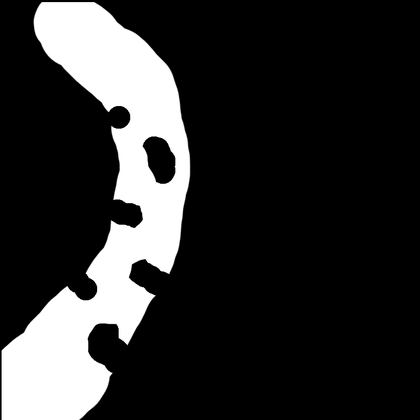
%> input picture collocation_example/Alice_car_arc_length/obs3.png, 420 x 420 px, shrunk from 800 x 800 before the run
$ octave --eval "result = obsMap;"   (GNU Octave 9; MATLAB toolbox functions it lacks are replaced by stand-ins)
%> lines starting %> are read from the running program, lines starting %| are printed output that depends on the picture
function [obs_field] = obsMap()
image = imread('obs3.png');
%> image is the input picture: size 420x420x3 uint8; min 0, max 255, mean 47
obs = uint8(255 * ones(size(image(:,:,1)))) - image(:,:,1);
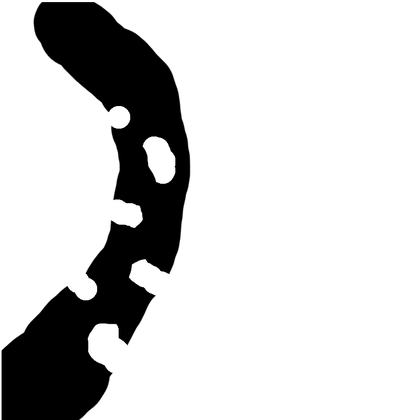
%> obs: size 420x420 uint8; min 0, max 255, mean 208
dist = bwdist(obs);
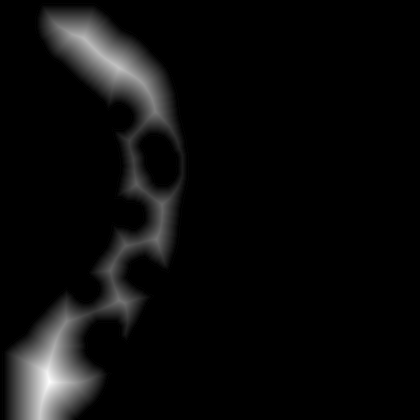
%> dist: size 420x420 single; min 0, max 46, mean 2.2; drawn with min black and max white
inverse_dist = bwdist(image(:,:,1));
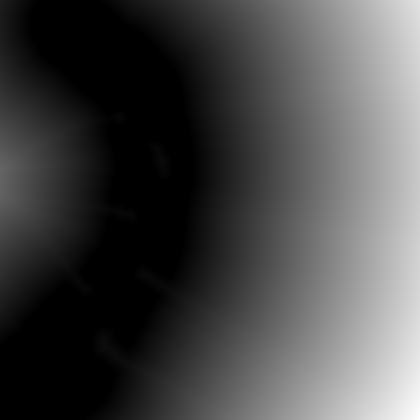
%> inverse_dist: size 420x420 single; min 0, max 287.3, mean 81.5; drawn with min black and max white
sdf = dist - inverse_dist;
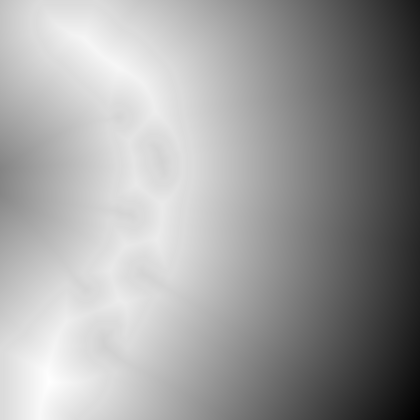
%> sdf: size 420x420 single; min -287.3, max 46, mean -79.4; drawn with min black and max white

[rows, cols] = size(sdf);
%> rows = 420; cols = 420

dis_threshold = 2.0;

obs_field.max_cost = 0;
obs_field.resolution = 0.1;
obs_field.rows = rows;
%> obs_field.rows = 420
obs_field.cols = cols;
%> obs_field.cols = 420
obs_field.cost_map = zeros(rows, cols);
obs_field.image = image;

sdf = sdf * obs_field.resolution;

for i= 1:rows
    for j=1:cols
        if sdf(i, j) <= 0
            obs_field.cost_map(i, j) = dis_threshold - 2*sdf(i, j);
        else
            if sdf(i, j) <= dis_threshold
                obs_field.cost_map(i, j) = 1 / dis_threshold * (sdf(i, j) - dis_threshold)^2;
            end
        end
        obs_field.cost_map(i, j)  =min(obs_field.cost_map(i, j), 50);
        if obs_field.cost_map(i, j) > obs_field.max_cost
            obs_field.max_cost = obs_field.cost_map(i, j);
        end
    end
end
%> after the loop, obs_field = {max_cost 50, resolution 0.1, rows 420, cols 420}; obs_field.max_cost = 50
%> `result = obsMap;`: result = {max_cost 50, resolution 0.1, rows 420, cols 420}

$ run again, with collocation_example/Alice_car_arc_length/obs4.png copied over collocation_example/Alice_car_arc_length/obs3.png
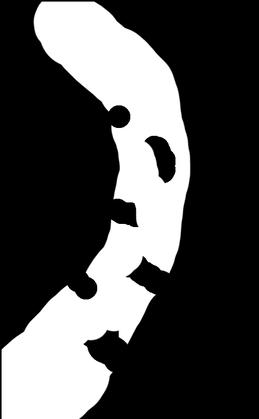
%> input picture collocation_example/Alice_car_arc_length/obs4.png, 259 x 419 px, shrunk from 493 x 799 before the run
%> in obsMap, image is the input picture: size 419x259x3 uint8; min 0, max 255, mean 78.1
%> in obsMap, `inverse_dist = bwdist(image(:,:,1));`:
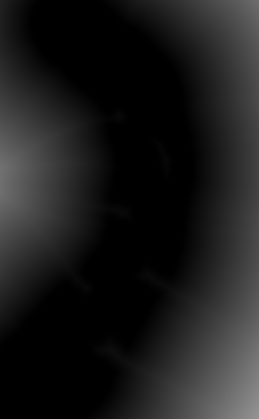
%> inverse_dist: size 419x259 single; min 0, max 148.4, mean 28.5
%> in obsMap, `sdf = dist - inverse_dist;`:
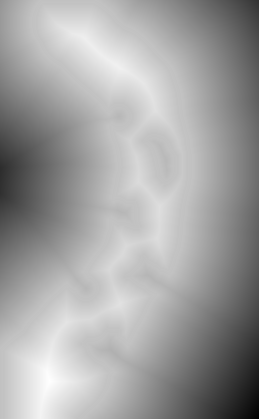
%> sdf: size 419x259 single; min -148.4, max 46, mean -24.8; drawn with min black and max white
%> after the loop in obsMap, `for i= 1:rows`: obs_field = {max_cost 31.67, resolution 0.1, rows 419, cols 259}; obs_field.max_cost = 31.67
%> result has the same summary as obs_field in obsMap
